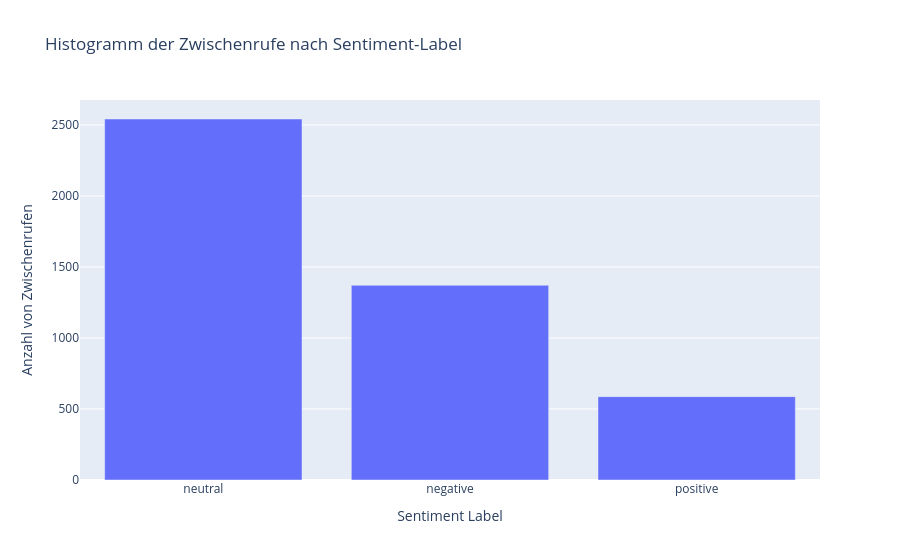

Notebook code cell kept with this figure:
### Code cell
# Creating the bar plot using plotly
fig = px.bar(label_counts, 
             x=label_counts.index, 
             y=label_counts.values, 
             labels={'index': 'Sentiment Label', 'y': 'Anzahl von Zwischenrufen'},
             title='Histogramm der Zwischenrufe nach Sentiment-Label',)

# Updating layout for better readability
fig.update_layout(xaxis_title='Sentiment Label',
                  yaxis_title='Anzahl von Zwischenrufen')

# Show the figure
fig.show()

### Figure 1 — Plotly figure (JSON) as saved in the notebook; plotly's stock layout.template omitted (floating-point values rounded to 4 significant figures)
{"data": [{"alignmentgroup": "True", "hovertemplate": "senti_label=%{x}<br>Anzahl von Zwischenrufen=%{y}<extra></extra>", "legendgroup": "", "marker": {"color": "#636efa", "pattern": {"shape": ""}}, "name": "", "offsetgroup": "", "orientation": "v", "showlegend": false, "textposition": "auto", "type": "bar", "x": ["neutral", "negative", "positive"], "xaxis": "x", "y": [2542, 1371, 587], "yaxis": "y"}], "layout": {"barmode": "relative", "legend": {"tracegroupgap": 0}, "title": {"text": "Histogramm der Zwischenrufe nach Sentiment-Label"}, "xaxis": {"anchor": "y", "domain": [0, 1], "title": {"text": "Sentiment Label"}}, "yaxis": {"anchor": "x", "domain": [0, 1], "title": {"text": "Anzahl von Zwischenrufen"}}}}
